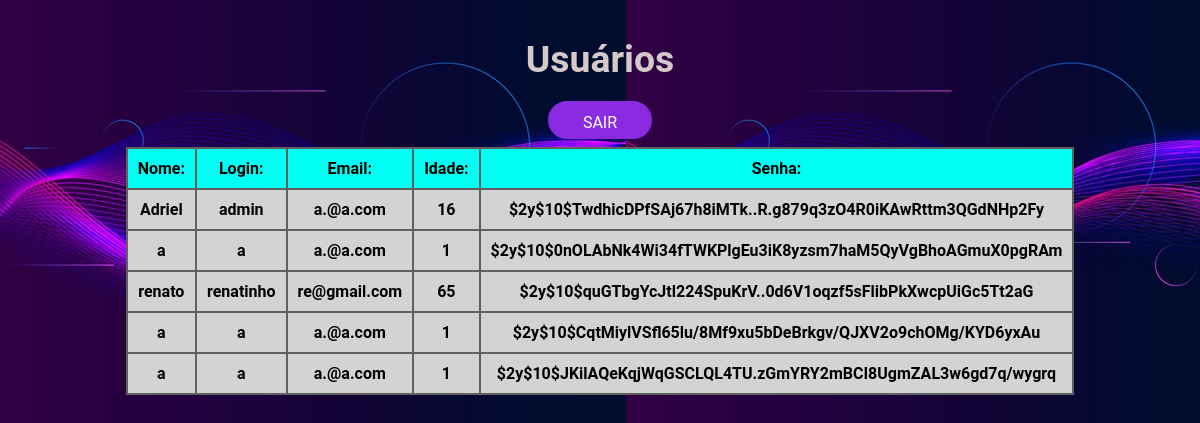
The page /PDO/php/Selecionar.php on the database its author committed.
### tables this page shows
CREATE TABLE IF NOT EXISTS `usuario` (
  `id` int NOT NULL AUTO_INCREMENT,
  `nome` varchar(255) NOT NULL,
  `login` varchar(255) NOT NULL,
  `email` varchar(255) NOT NULL,
  `idade` int NOT NULL,
  `senha` varchar(255) NOT NULL,
  PRIMARY KEY (`id`)
);

### PDO/php/Factory/Connect.php (called while the page is built, shortened)
<?php
class Connect{
    private static $con;
    public static function GetConexao(){
        if (!isset(self::$con)):
            self::$con = new \PDO('mysql:host=localhost;dbname=loginPHP;charset=utf8','root','');
        endif;
            return self::$con;
    }
}
?>

### PDO/php/dao/UsuarioDAO.php (called while the page is built, shortened)
<?php
class usuarioDAO{
    public function Select(){
        $sql = "SELECT * FROM usuario";
        $stmt = Connect::GetConexao()->prepare($sql);
        $stmt->execute();
        if ($stmt->rowCount()):
            $resultado = $stmt->fetchAll(\PDO::FETCH_ASSOC);
            return $resultado;
        else:
            return [];
        endif;
    }
}
?>

### PDO/php/Selecionar.php (the view, shortened to what this page needs)
<?php
require_once 'Factory/Connect.php';
require_once 'dao/UsuarioDAO.php';
?>
<!DOCTYPE html>
<html lang="pt-br">
<head>
    <link rel="stylesheet" href="../css/selecionar.css">
</head>
<body>
        <h3>Usuários</h3>
        <a href="index.php" class="main-btn">Sair</a>
        <table>
            <thead>
                <tr>
                    <th>Nome:</th>
                    <th>Login:</th>
                    <th>Email:</th>
                    <th>Idade:</th>
                    <th>Senha:</th>
                </tr>
            </thead>
            <tbody>
                <?php
                    $dao = new UsuarioDAO();
                    foreach($dao->Select() as $usuario):
                ?>
                <tr>
                    <td><?php echo $usuario['nome']; ?></td>
                    <td><?php echo $usuario['login']; ?></td>
                    <td><?php echo $usuario['email']; ?></td>
                    <td><?php echo $usuario['idade']; ?></td>
                    <td><?php echo $usuario['senha']; ?></td>
                </tr>
                <?php
                    endforeach;
                ?>
            </tbody>
        </table>
</body>
</html>

### PDO/css/selecionar.css (style rules this page uses)
body { padding: 0%; margin: 0%; background-image: url("../img/violeta.jpg"); font-family: 'Roboto', sans-serif; }
h3 { color: rgb(212, 200, 200); font-size: 28pt; text-align: center; margin-bottom: 20px; }
.main-btn { display: block; background-color: #8A2BE2; color: #FFF; text-transform: uppercase; width: 80px; height: 23px; padding: 10px 10px; border-radius: 24px; border: 2px solid #8A2BE2; outline: none; transition: .5s; padding-bottom: 1px; margin-left: auto; margin-right: auto; margin-bottom: 8px; text-decoration: transparent; text-align: center; }
table { border: 1px solid #606060; border-spacing: 0px; margin: auto; }
table th { border: 1px solid #606060; padding: 10px; color: black; text-align: center; vertical-align: top; font-weight: bold; background-color: rgb(0, 255, 242); }
table td { border: 1px solid #606060; padding: 10px; color: black; text-align: center; vertical-align: top; font-weight: bold; background: lightgrey; }

### rows shown on the page
usuario: nome "Adriel", login "admin", email "a.@a.com", idade "16", senha "$2y$10$TwdhicDPfSAj67h8iMTk..R.g879q3zO4R0iKAwRttm3QGdNHp2Fy"
usuario: nome "a", login "a", email "a.@a.com", idade "1", senha "$2y$10$0nOLAbNk4Wi34fTWKPlgEu3iK8yzsm7haM5QyVgBhoAGmuX0pgRAm"
usuario: nome "renato", login "renatinho", email "re@gmail.com", idade "65", senha "$2y$10$quGTbgYcJtl224SpuKrV..0d6V1oqzf5sFlibPkXwcpUiGc5Tt2aG"
usuario: nome "a", login "a", email "a.@a.com", idade "1", senha "$2y$10$CqtMiylVSfl65lu/8Mf9xu5bDeBrkgv/QJXV2o9chOMg/KYD6yxAu"
usuario: nome "a", login "a", email "a.@a.com", idade "1", senha "$2y$10$JKilAQeKqjWqGSCLQL4TU.zGmYRY2mBCI8UgmZAL3w6gd7q/wygrq"
